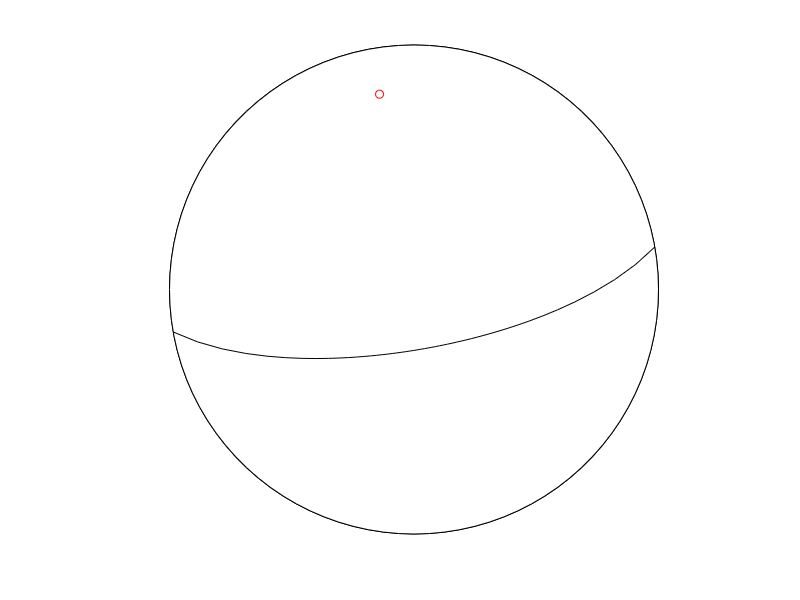

MATLAB code for this plot:
function draw_Fault_Plane
% wulff -- Program for plotting a Wulff net
% to plot points, first calculate theta = pi*(90-azimuth)/180
% then rho = tan(pi*(90-dip)/360), and finally the components
% xp = rho*cos(theta) and yp = rho*cos(theta)
% Written by Gerry Middleton, November 1995
clear all;
figure;



%% input fault par ----------------------------------
% filename = 'C:\Users\user\Desktop\MT-semi\strike_dip_rake.txt';
% delimiterIn = ' ';
% fm = importdata(filename, delimiterIn);
% s1 = fm.data(:,1);
% d1 = fm.data(:,2);
% r1 = fm.data(:,3);

s1 = 80;
d1 = 70;
r1 = 0;
%% --------------------------------------------------
d2r=pi/180;

if d1 >= 90
    d1 = 89.9;
end

N = 50;
cx = cos(0:pi/N:2*pi);
cy = sin(0:pi/N:2*pi);
axis([-1 1 -1 1]);
axis('square');
axis off;
hold on;
bb = plot(cx,cy,'-k');
fill(cx,cy,'w');

%% plot fault plane line ---------------------------
psi = [0:pi/N:pi];
dip = d1*d2r;
strike = s1*d2r;
radip = atan(tan(dip)*sin(psi));
rproj = sqrt(2)*sin((pi/2 - radip)/2);

xx = rproj .* sin(psi);
yy = rproj .* cos(psi);

x = cos(-strike)*xx - sin(-strike)*yy;
y = sin(-strike)*xx + cos(-strike)*yy;
bb = plot(x,y,'-k');
%% --------------------------------------------------

%% plot pole of fault plane -------------------------
dip_az = (90-s1)-90;
theta  = pi*(dip_az+180)/180;                        % az converted to MATLAB angle
rho = sqrt(2)*sin(pi*(d1)/360);                      % projected distance from origin

xp = rho .* cos(theta);
yp = rho .* sin(theta);
pol = plot(xp,yp,'ro');
%% -------------------------------------------------

axis('square');
end